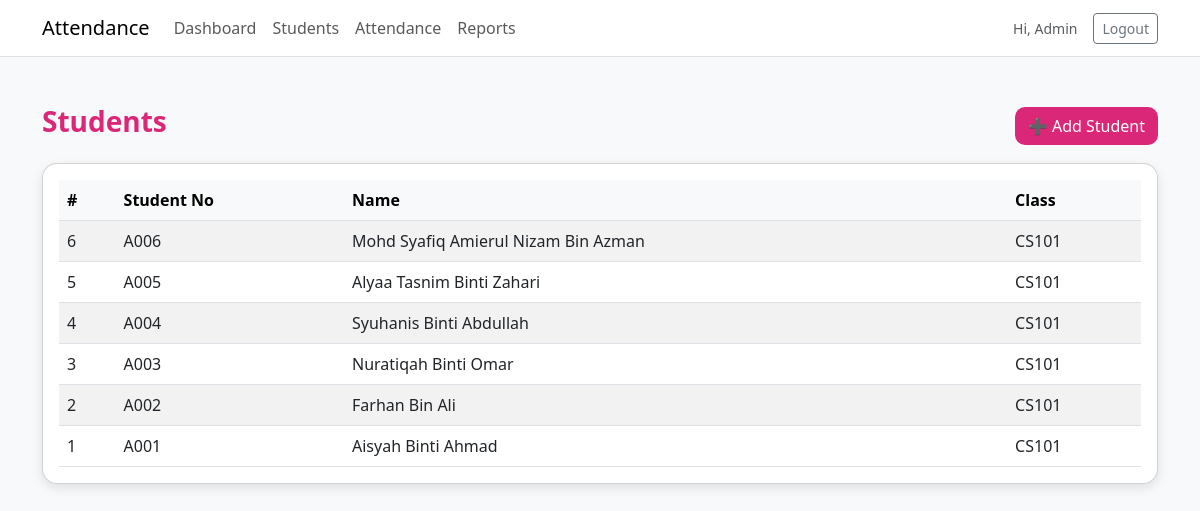
The page /student_attendance_system/students.php (signed in) on the database its author committed.
### tables this page shows
CREATE TABLE `students` (
  `id` int(11) NOT NULL,
  `student_no` varchar(20) NOT NULL,
  `name` varchar(150) NOT NULL,
  `class` varchar(50) DEFAULT NULL,
  `created_at` timestamp NOT NULL DEFAULT current_timestamp()
);

### student_attendance_system/students.php (the view, shortened to what this page needs)
<?php
require 'db.php';
$stmt = $pdo->query("SELECT * FROM students ORDER BY id DESC");
$students = $stmt->fetchAll();
?>
<!doctype html>
<html lang="en">
<head>
<link href="https://cdn.jsdelivr.net/npm/bootstrap@5.3.0/dist/css/bootstrap.min.css" rel="stylesheet">
<link rel="stylesheet" href="assets/css/style.css">
</head>
<body>
<?php include 'navbar.php'; ?>
<div class="container py-5">
  <div class="d-flex justify-content-between align-items-center mb-3">
    <h3>Students</h3>
    <button class="btn btn-pink" data-bs-toggle="collapse" data-bs-target="#addForm">
      ➕ Add Student
    </button>
  </div>
  <div class="card p-3">
    <div class="table-responsive">
      <table class="table table-striped table-hover mb-0 align-middle">
        <thead class="table-light">
          <tr>
            <th>#</th>
            <th>Student No</th>
            <th>Name</th>
            <th>Class</th>
          </tr>
        </thead>
        <tbody>
          <?php foreach($students as $s): ?>
            <tr>
              <td><?=htmlspecialchars($s['id'])?></td>
              <td><?=htmlspecialchars($s['student_no'])?></td>
              <td><?=htmlspecialchars($s['name'])?></td>
              <td><?=htmlspecialchars($s['class'])?></td>
            </tr>
          <?php endforeach;?>
        </tbody>
      </table>
    </div>
  </div>
</div>
</body>
</html>

### student_attendance_system/css/style.css (style rules this page uses)
body { background-color: #b49bf7; font-family: 'Segoe UI', sans-serif; }
h1,h2,h3,h4,h5,h6 { font-weight: 600; }
.card { border-radius: 15px; box-shadow: 0 4px 12px rgba(0,0,0,0.1); }
.btn-pink { background-color: #db2777; color: #fff; transition: all .2s; border-radius: 10px; }

### student_attendance_system/students.php (style rules this page uses)
body { background-color: #f8f9fa; }
.card { border-radius: 15px; box-shadow: 0 4px 12px rgba(0,0,0,0.1); }
.btn-pink { background-color: #db2777; color: #fff; transition: transform .2s; }
h3 { color: #db2777; font-weight: 600; }

### rows shown on the page
students: id "6", student_no "A006", name "Mohd Syafiq Amierul Nizam Bin Azman", class "CS101"
students: id "5", student_no "A005", name "Alyaa Tasnim Binti Zahari", class "CS101"
students: id "4", student_no "A004", name "Syuhanis Binti Abdullah", class "CS101"
students: id "3", student_no "A003", name "Nuratiqah Binti Omar", class "CS101"
students: id "2", student_no "A002", name "Farhan Bin Ali", class "CS101"
students: id "1", student_no "A001", name "Aisyah Binti Ahmad", class "CS101"

### other values the page prints
$user['name'] "Admin"
